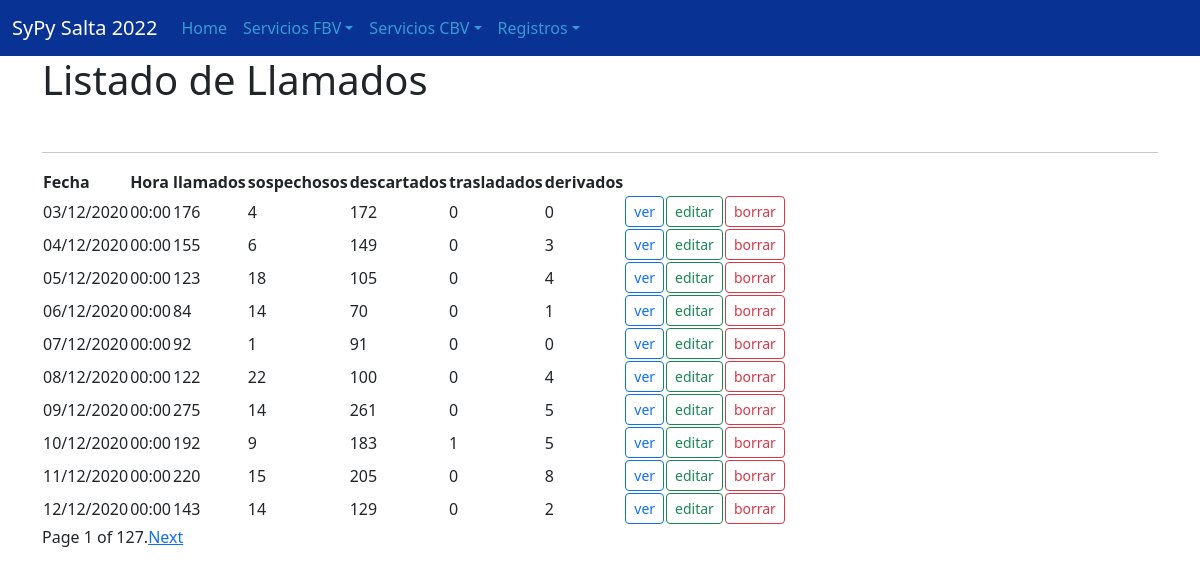
The page /registros/list on the database its author committed.
### registros/models.py (models this page shows, shortened)
class Registro(models.Model):
    fecha  = models.DateTimeField(null=True, blank=True)
    llamados  = models.IntegerField(default=0)
    sospechosos = models.IntegerField(default=0)
    descartados = models.IntegerField(default=0)
    trasladados = models.IntegerField(default=0)
    derivados = models.IntegerField(default=0)
    class Meta:
        verbose_name = 'Registro'
        verbose_name_plural = 'Registros'

### registros/views.py (the view)
# urls.py: path('registros/list',registros_list.as_view(),name="registros_list"),
@method_decorator(csrf_exempt, name='dispatch')
class registros_list(ListView):
        model = Registro
        paginate_by = 10

### registros/templates/registros/registro_list.html (shortened to what this page needs)
{% extends 'base.html' %}
{% block contenido %}
    <h1>Listado de Llamados</h1>
    <br>
    <hr>
    <table>
        <thead >
            <tr>
                <th>Fecha</th>
                <th>Hora</th>
                <th>llamados</th>
                <th>sospechosos</th>
                <th>descartados</th>
                <th>trasladados</th>
                <th>derivados</th>
                <th></th>
                <th></th>
                <th></th>
            </tr>
        </thead>
        <tbody>
            {% for registro in object_list %}
                <tr>
                    <td>{{registro.fecha|date:'d/m/Y'}}</td>
                    <td>{{registro.fecha|date:'H:i'}}</td>
                    <td>{{registro.llamados}}</td>
                    <td>{{registro.sospechosos}}</td>
                    <td>{{registro.descartados}}</td>
                    <td>{{registro.trasladados}}</td>
                    <td>{{registro.derivados}}</td>
                    <td>
                        <a href="{% url 'registros_detail' pk=registro.pk %}"><button type="button" class="btn btn-outline-primary btn-sm">ver</button></a>
                    </td>
                    <td>
                        <a href="{% url 'registros_editar' pk=registro.pk %}"><button type="button" class="btn btn-outline-success btn-sm">editar</button></a>
                    </td>
                    <td>
                        <a href="{% url 'registros_borrar' pk=registro.pk %}"><button type="button" class="btn btn-outline-danger btn-sm">borrar</button></a>
                    </td>
                </tr>
            {% endfor %}
        </tbody>
    </table>
{% if is_paginated %}
<ul class="pagination">
    <li class="">
        <span>Page {{ page_obj.number }} of {{ page_obj.paginator.num_pages }}.</span>
    </li>
{% if page_obj.has_next %}
    <li>
        <span><a href="?page={{ page_obj.next_page_number }}">Next</a></span>
    </li>
{% endif %}
</ul>
{% else %}
    <h3>Your File Exam</h3>
    <p>File not yet available</p>
{% endif %}
{% endblock %}

### rows shown on the page
Registro: fecha "03/12/2020", fecha "00:00", llamados "176", sospechosos "4", descartados "172", trasladados "0", derivados "0"
Registro: fecha "04/12/2020", fecha "00:00", llamados "155", sospechosos "6", descartados "149", trasladados "0", derivados "3"
Registro: fecha "05/12/2020", fecha "00:00", llamados "123", sospechosos "18", descartados "105", trasladados "0", derivados "4"
Registro: fecha "06/12/2020", fecha "00:00", llamados "84", sospechosos "14", descartados "70", trasladados "0", derivados "1"
Registro: fecha "07/12/2020", fecha "00:00", llamados "92", sospechosos "1", descartados "91", trasladados "0", derivados "0"
Registro: fecha "08/12/2020", fecha "00:00", llamados "122", sospechosos "22", descartados "100", trasladados "0", derivados "4"
Registro: fecha "09/12/2020", fecha "00:00", llamados "275", sospechosos "14", descartados "261", trasladados "0", derivados "5"
Registro: fecha "10/12/2020", fecha "00:00", llamados "192", sospechosos "9", descartados "183", trasladados "1", derivados "5"
Registro: fecha "11/12/2020", fecha "00:00", llamados "220", sospechosos "15", descartados "205", trasladados "0", derivados "8"
Registro: fecha "12/12/2020", fecha "00:00", llamados "143", sospechosos "14", descartados "129", trasladados "0", derivados "2"

### other values the page prints
{{ page_obj.number }} "1"
{{ page_obj.paginator.num_pages }} "127"
